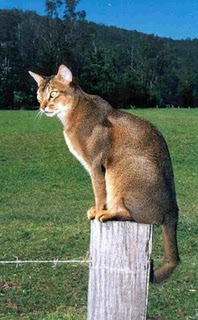
#> input picture Segmentation/data/segmentation/Oxford-IIIT_adapter/images/Abyssinian_181.jpg, 198 x 320 px, found by its file name; its folder holds 4 pictures in this run
$ python one.py
#> lines starting #> are read from the running program, lines starting #| are printed output that depends on the picture
import cv2
import numpy as np
import os

# 文件夹路径
# folder_path = '/media/dl_shouan/ZHITAI/Adapter/data/segmentation/Oxford-IIIT_adapter/annotations/GT_seg'
folder_path = '/media/dl_shouan/ZHITAI/Adapter/data/segmentation/Oxford-IIIT_adapter/images'

# 新建的文件夹路径
new_folder_path = '/media/dl_shouan/ZHITAI/Adapter/data/segmentation/Oxford-IIIT_adapter/images_2'

# 如果新的文件夹不存在，创建它
if not os.path.exists(new_folder_path):
    os.makedirs(new_folder_path)

# 获取文件夹中的所有文件
files = os.listdir(folder_path)

# 对于文件夹中的每个文件
for file in files:
    if file.endswith('.png') or file.endswith('.jpg'):
        img = cv2.imread(os.path.join(folder_path, file))
#> img is the input picture: shape (320, 198, 3); mean B, G, R 92.4, 106.8, 91.5
        #resize image to 224x224
        img = cv2.resize(img, (512, 512))
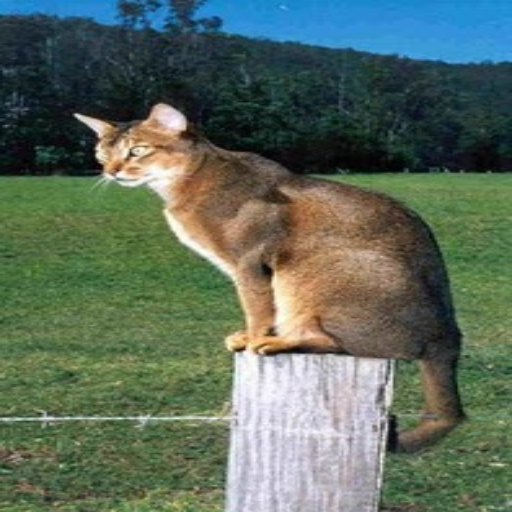
#> img: shape (512, 512, 3); mean B, G, R 92.3, 106.7, 91.4
        # img = img[:, :, 0]

        cv2.imwrite(os.path.join(new_folder_path, file), img)
#> pass 2 of the loop `for file in files:`:
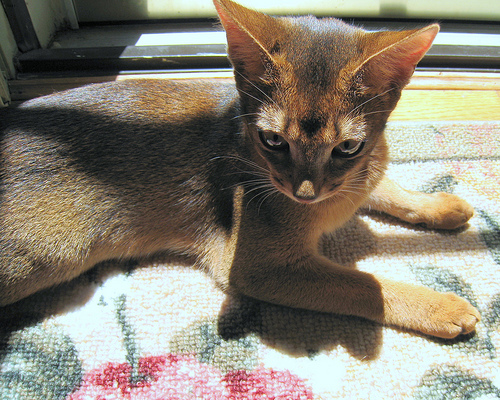
#> input picture Segmentation/data/segmentation/Oxford-IIIT_adapter/images/Abyssinian_89.jpg, 500 x 400 px, found by its file name
#> img is the input picture: shape (400, 500, 3); mean B, G, R 115.8, 129.6, 136.1
#> `img = cv2.resize(img, (512, 512))`:
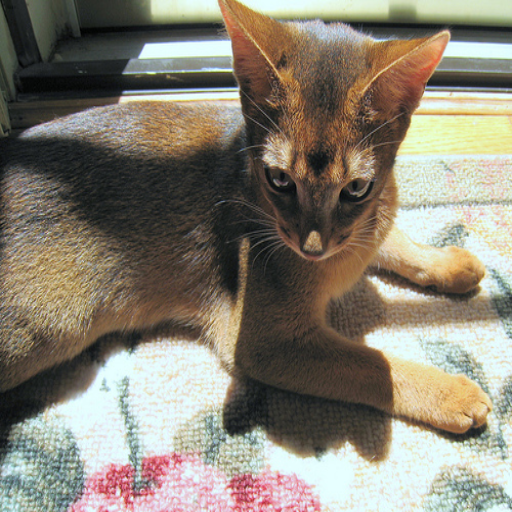
#> img: shape (512, 512, 3); mean B, G, R 115.7, 129.5, 136
#> pass 3 of the loop `for file in files:`:
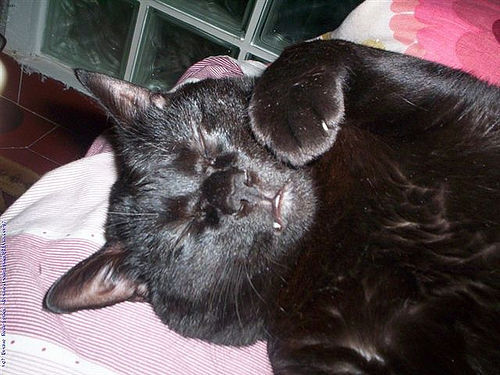
#> input picture Segmentation/data/segmentation/Oxford-IIIT_adapter/images/Bombay_90.jpg, 500 x 375 px, found by its file name
#> img is the input picture: shape (375, 500, 3); mean B, G, R 84.1, 81.5, 92.4
#> `img = cv2.resize(img, (512, 512))`:
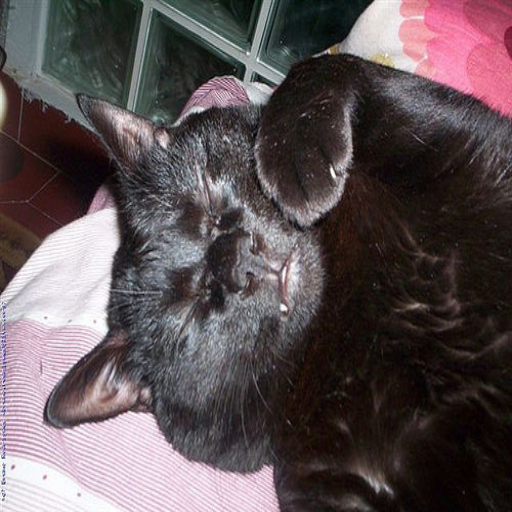
#> img: shape (512, 512, 3); mean B, G, R 84, 81.3, 92.3
#> the loop made 4 passes; the first 3 are shown
